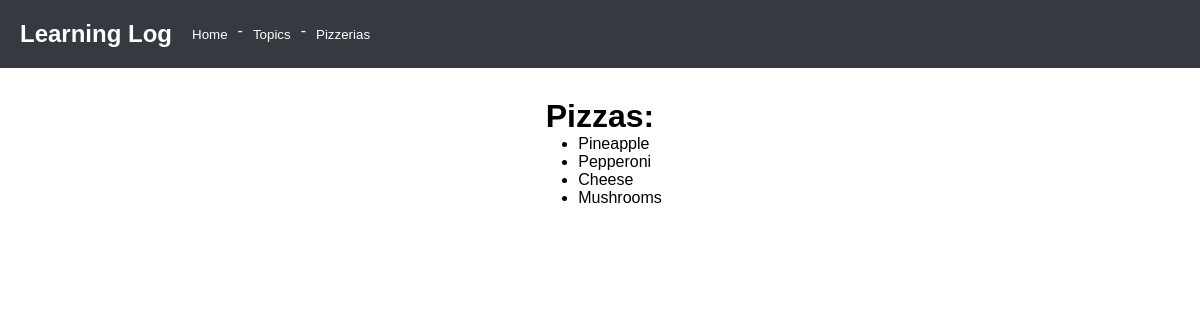
Page /pizzerias/1/ on the earlier database version.
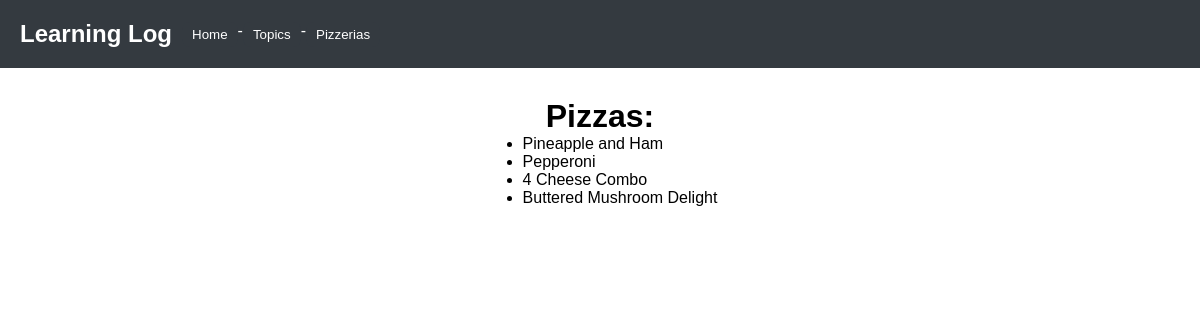
Same page on the later database version.
### learning_logs/models.py (models this page shows)
class Pizza(models.Model):
    pizza = models.ForeignKey(Pizzeria, on_delete=models.CASCADE)
    name = models.CharField(max_length=50)
    def __str__(self):
        return f"{self.name[:50]}"

### learning_logs/views.py (the view)
# urls.py: path('pizzerias/<int:pizzeria_id>/', views.pizzas, name='pizza'),
def pizzas(request, pizzeria_id):
    pizzeria = Pizzeria.objects.get(pk=pizzeria_id) # the ID (some integer) of the page depends on the pizzeria id
    toppings = pizzeria.pizza_set.all()
    context = {'toppings': toppings, 'pizzeria': pizzeria}
    return render(request, 'learning_logs/pizzas.html', context)

### learning_logs/templates/learning_logs/pizzas.html (shortened to what this page needs)
{% extends 'learning_logs/base.html' %}
        {% block content %}
        <h1>Pizzas:</h1>
            <div>
                <ul>
                {% for topping in toppings %}
                    <li>{{topping}}</li>
                    {% empty %}
                        <li>There are no pizzas in this pizzeria!</li>
                {% endfor %}
                </ul>
            </div>
        {% endblock %}

Differences in the rows shown:
changed Pizza: name "Pineapple" → "Pineapple and Ham"
changed Pizza: name "Cheese" → "4 Cheese Combo"
changed Pizza: name "Mushrooms" → "Buttered Mushroom Delight"
